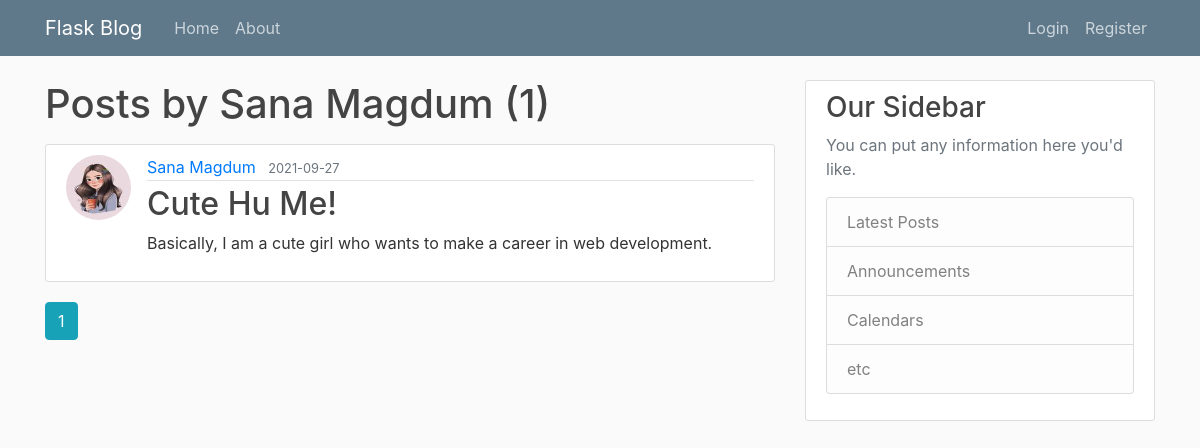
The page /user/Sana Magdum on the database as committed earlier.
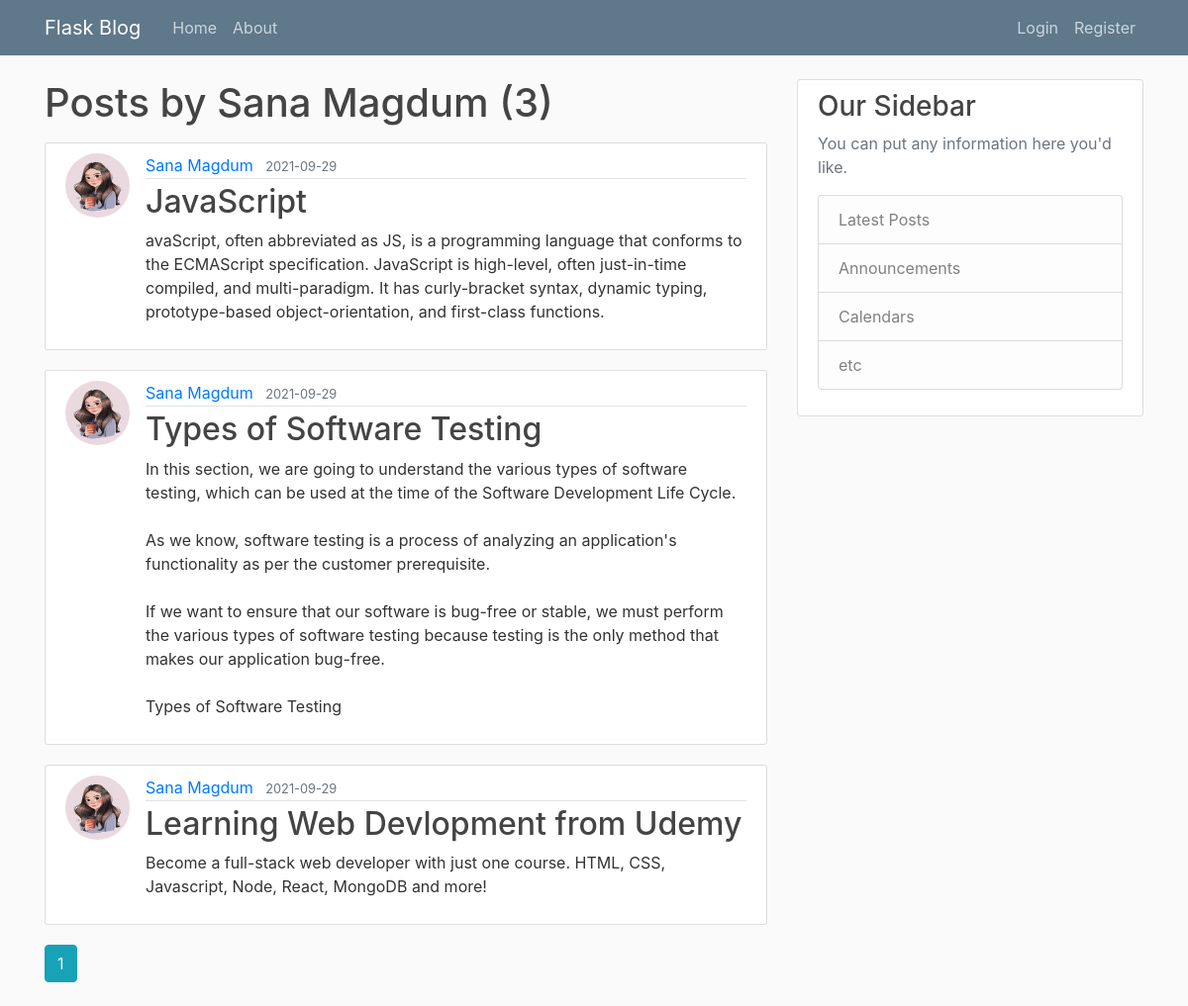
The same page on the database as committed later.
### FMagdum/models.py (models this page shows, shortened)
class User(db.Model, UserMixin):
    id = db.Column(db.Integer, primary_key=True)
    username = db.Column(db.String(20), unique=True, nullable=False)
    email = db.Column(db.String(120), unique=True, nullable=False)
    image_file = db.Column(db.String(20), nullable=False, default='default.jpg')
    password = db.Column(db.String(60), nullable=False)
    posts = db.relationship('Post', backref='author', lazy=True)

class Post(db.Model):
    id = db.Column(db.Integer, primary_key=True)
    title = db.Column(db.String(100),nullable=False)
    date_posted = db.Column(db.DateTime, nullable=False, default=datetime.utcnow)
    content = db.Column(db.Text, nullable=False)
    user_id = db.Column(db.Integer, db.ForeignKey('user.id'), nullable=False)

### FMagdum/users/routes.py (the view)
@users.route("/user/<string:username>")
def user_posts(username):
    page = request.args.get('page', 1, type=int)
    user = User.query.filter_by(username=username).first_or_404()
    posts = Post.query.filter_by(author=user)\
        .order_by(Post.date_posted.desc())\
        .paginate(page=page,per_page=3)
    return render_template('user_posts.html', posts=posts, user=user, legend='Create New Post')

### FMagdum/templates/user_posts.html
{%extends "layout.html"%}
{%block content%}
    <h1 class="mb-3">
        Posts by {{user.username}} ({{posts.total}})
    </h1>
    {% for post in posts.items %}
        <article class="media content-section">
            <img class="rounded-circle article-img" src="{{url_for('static', filename='profile_pics/' + post.author.image_file)}}">
            <div class="media-body">
            <div class="article-metadata">
                <a class="mr-2" href="{{url_for('users.user_posts', username=post.author.username)}}">{{ post.author.username }}</a>
                <small class="text-muted">{{ post.date_posted.strftime('%Y-%m-%d') }}</small>
            </div>
            <h2><a class="article-title" href="{{url_for('posts.post', post_id=post.id)}}">{{ post.title }}</a></h2>
            <p class="article-content">{{ post.content }}</p>
            </div>
        </article>
    {%endfor%}
    {% for page_num in posts.iter_pages(left_edge=1, right_edge=1, left_current=1, right_current=2) %}
        {% if page_num %}
            {% if posts.page == page_num %}
                <a class="btn btn-info mb-4" href="{{url_for('users.user_posts', username=user.username, page=page_num)}}"> {{ page_num }} </a>
            {% else %}
            <a class="btn btn-outline-info mb-4" href="{{url_for('users.user_posts', username=user.username, page=page_num)}}"> {{ page_num }} </a>
            {% endif %}
        {% else %}
            ...
        {% endif %}
    {% endfor %}
{%endblock content%}

### FMagdum/templates/layout.html (shortened to what this page needs)
<!DOCTYPE html>
<html>
<head>
    <link rel="stylesheet" href="https://maxcdn.bootstrapcdn.com/bootstrap/4.0.0/css/bootstrap.min.css">
    <link rel="stylesheet" type="text/css" href="{{ url_for('static', filename='main.css') }}">
</head>
<body>
    <header class="site-header">
        <nav class="navbar navbar-expand-md navbar-dark bg-steel fixed-top">
          <div class="container">
            <a class="navbar-brand mr-4" href="/">Flask Blog</a>
            <div class="collapse navbar-collapse" id="navbarToggle">
              <div class="navbar-nav mr-auto">
                <a class="nav-item nav-link" href="{{url_for('main.home')}}">Home</a>
                <a class="nav-item nav-link" href="{{url_for('main.about')}}">About</a>
              </div>
              <div class="navbar-nav ml-auto">
                {% if current_user.is_authenticated %}
                  <a class="nav-item nav-link" href="{{url_for('posts.new_post')}}">{{legend}}</a>
                  <a class="nav-item nav-link" href="{{url_for('users.account')}}">{{ current_user.username }}</a>
                  <a class="nav-item nav-link" href="{{url_for('users.logout')}}">Logout</a>
                {% else %}
                  <a class="nav-item nav-link" href="{{url_for('users.login')}}">Login</a>
                  <a class="nav-item nav-link" href="{{url_for('users.register')}}">Register</a>
                {% endif %}
              </div>
            </div>
          </div>
        </nav>
    </header>
    <main role="main" class="container">
        <div class="row">
          <div class="col-md-8">
            {% block content %}{% endblock %}
          </div>
          <div class="col-md-4">
            <div class="content-section">
              <h3>Our Sidebar</h3>
              <p class='text-muted'>You can put any information here you'd like.
                <ul class="list-group">
                  <li class="list-group-item list-group-item-light">Latest Posts</li>
                  <li class="list-group-item list-group-item-light">Announcements</li>
                  <li class="list-group-item list-group-item-light">Calendars</li>
                  <li class="list-group-item list-group-item-light">etc</li>
                </ul>
              </p>
            </div>
          </div>
        </div>
      </main>
</body>
</html>

### FMagdum/static/main.css (style rules this page uses)
body { background: #fafafa; color: #333333; margin-top: 5rem; }
h1, h2, h3, h4, h5, h6 { color: #444444; }
.bg-steel { background-color: #5f788a; }
.site-header .navbar-nav .nav-link { color: #cbd5db; }
.content-section { background: #ffffff; padding: 10px 20px; border: 1px solid #dddddd; border-radius: 3px; margin-bottom: 20px; }
.article-title { color: #444444; }
.article-content { white-space: pre-line; }
.article-img { height: 65px; width: 65px; margin-right: 16px; }
.article-metadata { padding-bottom: 1px; margin-bottom: 4px; border-bottom: 1px solid #e3e3e3 }

Rows that differ between the two databases and show on the page:
removed Post: image_file (picture), author.username "Sana Magdum", date_posted "2021-09-27", title "Cute Hu Me!", content "Basically, I am a cute girl who wants to make a career in web development."
added Post: image_file (picture), author.username "Sana Magdum", date_posted "2021-09-29", title "JavaScript", content "avaScript, often abbreviated as JS, is a programming language that conforms to the ECMAScript specification. JavaScript is high-level, often just-in-time compiled, and multi-paradigm. It has curly-bracket syntax, dynamic typing, prototype-based object-orientation, and first-class functions."
added Post: image_file (picture), author.username "Sana Magdum", date_posted "2021-09-29", title "Types of Software Testing", content "In this section, we are going to understand the various types of software testing, which can be used at the time of the Software Development Life Cycle. As we know, software testing is a process of analyzing an application's functionality as per the customer prerequisite. If we want to ensure that our software is bug-free or stable, we must perform the various types of software testing because testing is the only method that makes our application bug-free. Types of Software Testing"
added Post: image_file (picture), author.username "Sana Magdum", date_posted "2021-09-29", title "Learning Web Devlopment from Udemy", content "Become a full-stack web developer with just one course. HTML, CSS, Javascript, Node, React, MongoDB and more!"
Other text that changed with them:
{{ posts.total }}: "1" → "3"
